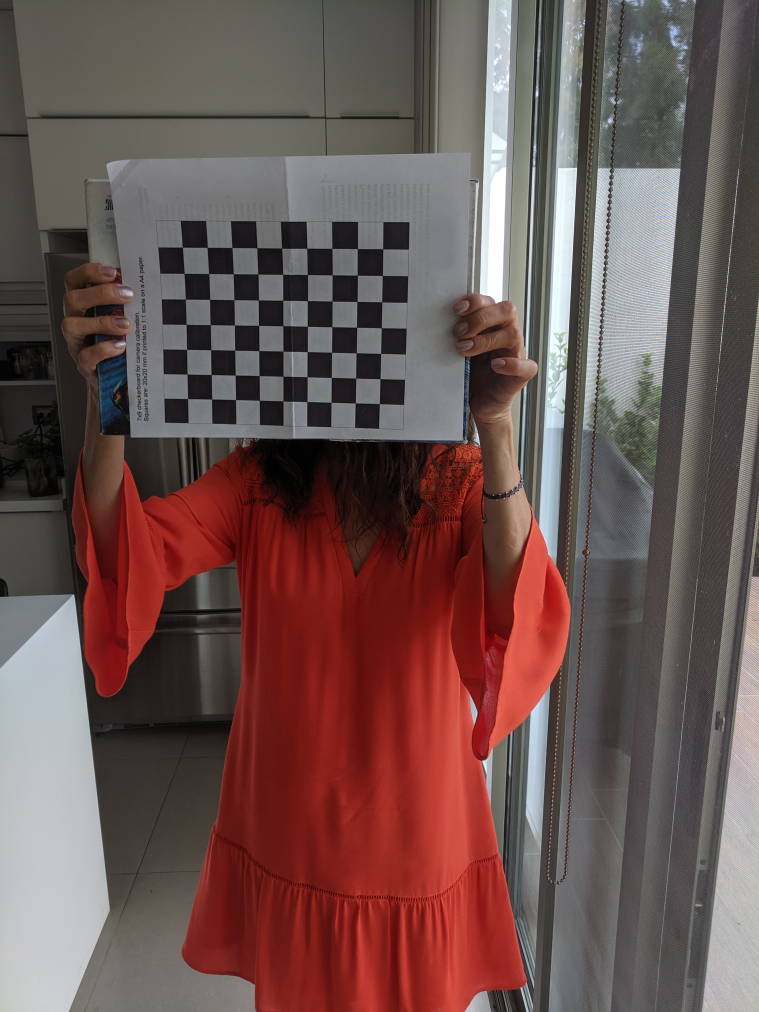
#> input picture P1/images/1.jpg, 3036 x 4048 px (shown at 1/4 size); its folder holds only this picture in this run
$ python calibrate.py
#> lines starting #> are read from the running program, lines starting #| are printed output that depends on the picture; long printed decimals are rounded
import cv2 as cv
import numpy as np
import glob
import math
criteria = (cv.TERM_CRITERIA_EPS + cv.TERM_CRITERIA_MAX_ITER, 30, 0.001)

objpoints = [] # 3d point in real world space
imgpoints = [] # 2d points in image plane.

images = glob.glob('images/*.jpg')
objp = np.zeros((7*9,3), np.float32)
objp[:,:2] = np.mgrid[0:9, 0:7].T.reshape(-1, 2)

for fname in images:
    img = cv.imread(fname)
#> img is the input picture: shape (4048, 3036, 3); mean B, G, R 81.5, 84, 108.2
    gray = cv.cvtColor(img, cv.COLOR_BGR2GRAY)
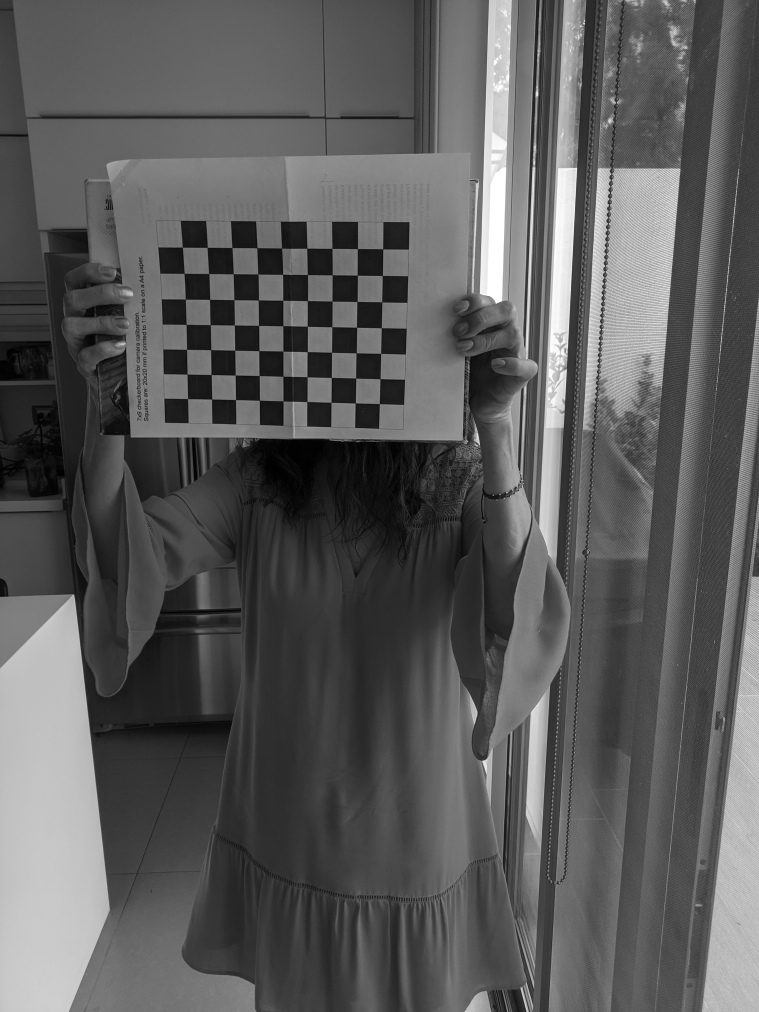
#> gray: shape (4048, 3036) (shown at 1/4 size); min 0, max 255, mean 90.9

    ret, corners = cv.findChessboardCorners(gray, (9, 7), None)
#> ret = True; corners = 63 rows, first 8: [731.3, 990.4], [829.9, 990.7], [928.8, 991.7], [1028.5, 993], [1127.8, 994], [1228.3, 994.6], [1329, 995], [1431.1, 995.5]
    if ret == True:
        objpoints.append(objp)
        imgpoints.append(corners)

        refinedCorners = cv.cornerSubPix(gray, corners, (11, 11), (-1, -1), criteria)
#> refinedCorners = 63 rows, first 8: [730.9, 990.2], [829.9, 990.7], [929.2, 991.8], [1028.8, 992.8], [1127.7, 994], [1228.6, 994.4], [1329, 995], [1430.7, 995.9]
        cv.drawChessboardCorners(img, (9, 7), refinedCorners, ret)
        cv.namedWindow('img', cv.WINDOW_NORMAL)
        cv.resizeWindow('img', 1920, 1080)
        cv.imshow('img', img)
        cv.waitKey(-1)

cv.destroyAllWindows()

ret, mtx, dist, rvecs, tvecs = cv.calibrateCamera(objpoints, imgpoints, gray.shape[::-1], None, None)
#> ret = 0.685; mtx = [[2243.6, 0, 1602.9], [0, 2297.3, 2211.1], [0, 0, 1]]; dist = [[0.138, -0.0919, 0.0586, -0.0184, 0.115]]; rvecs = ([0.178, 0.161, 0.0569],); tvecs = ([-8.44, -12.4, 22.28],)
print(mtx)
#| [[2.24357421e+03 0.00000000e+00 1.60290440e+03]
#|  [0.00000000e+00 2.29734436e+03 2.21110628e+03]
#|  [0.00000000e+00 0.00000000e+00 1.00000000e+00]]

fx = mtx[0][0]
#> fx = 2243.6
fy = mtx[1][1]
#> fy = 2297.3
print(fx, fy)
#| 2243.574 2297.344

x1 = 730
y1 = 990

x2 = 737
y2 = 1094

p = 0.00000155
fx = fx*p*1000
#> fx = 3.48
fy = fy*p*1000
#> fy = 3.56
print(fx, fy)
#| 3.478 3.561

dy1 = y1/fy
#> dy1 = 278
dy2 = y2/fy
#> dy2 = 307.2
dy = dy2-dy1
#> dy = 29.21
print(dy)
#| 29.206

dx1 = x1/fx
#> dx1 = 209.9
dx2 = x2/fx
#> dx2 = 211.9
dx = dx2-dx1
#> dx = 2.01
print(dx)
#| 2.013

h = math.sqrt(dy*dy + dx*dx)
#> h = 29.28
print(h)
#| 29.276

$ run again, on P1/images/13.jpg
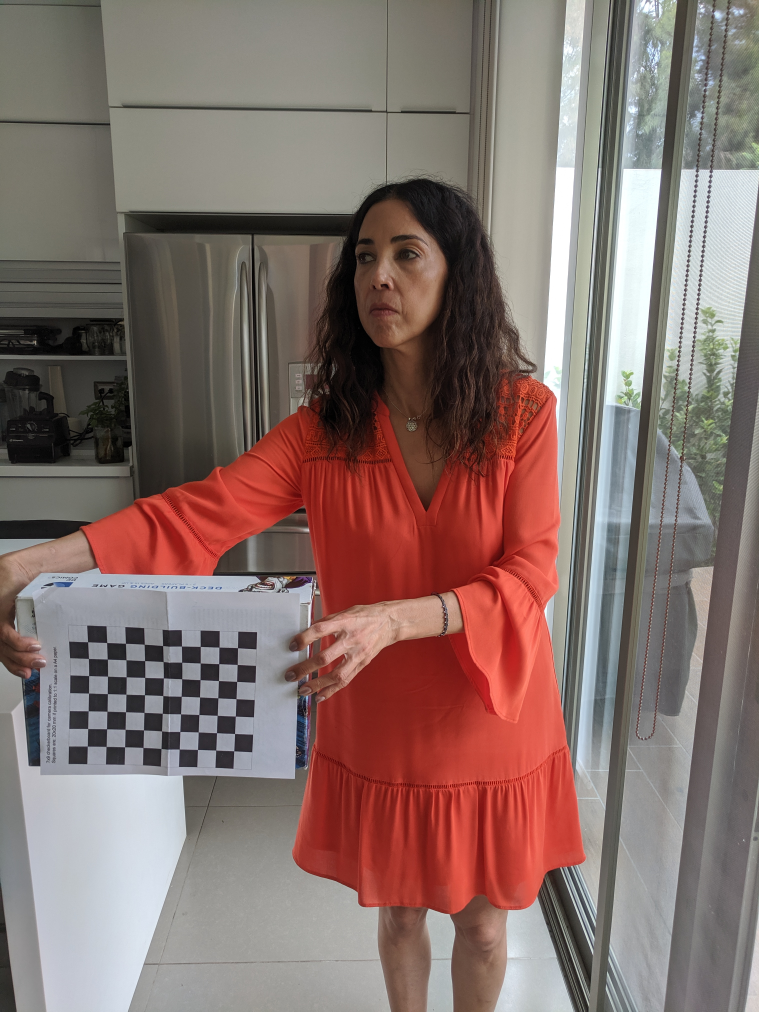
#> input picture P1/images/13.jpg, 3036 x 4048 px (shown at 1/4 size)
#> img is the input picture: shape (4048, 3036, 3); mean B, G, R 107.8, 112.8, 134.3
#> `gray = cv.cvtColor(img, cv.COLOR_BGR2GRAY)`:
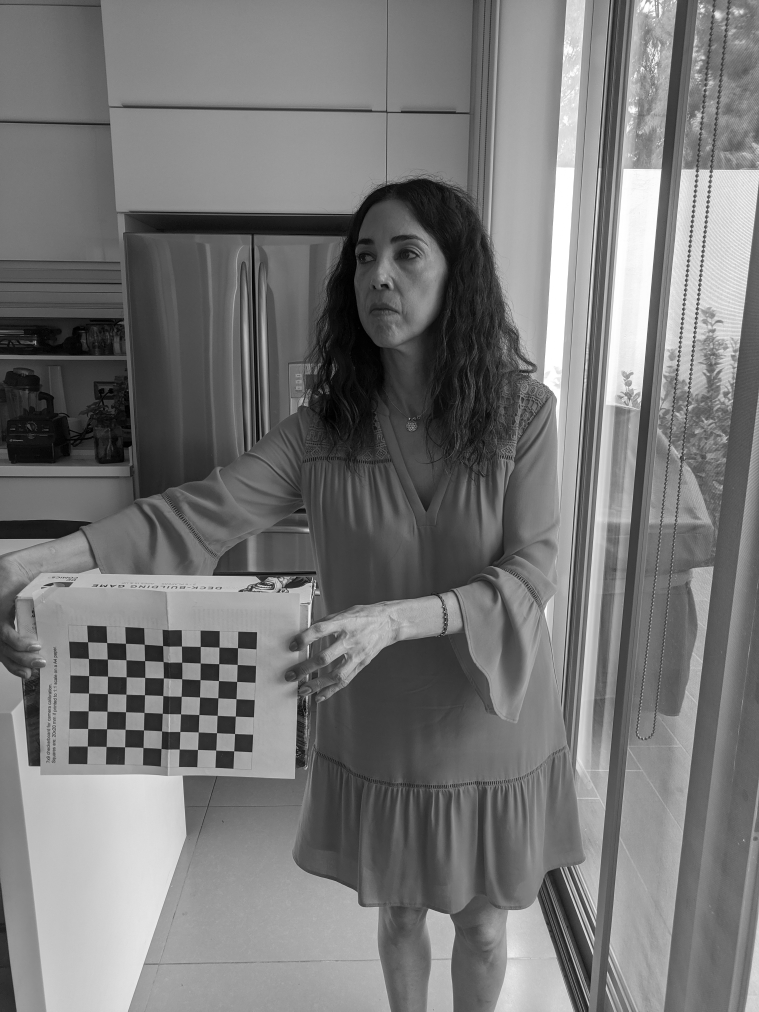
#> gray: shape (4048, 3036) (shown at 1/4 size); min 0, max 255, mean 118.7
#> `ret, corners = cv.findChessboardCorners(gray, (9, 7), None)`: ret = True; corners = 63 rows, first 8: [352.3, 2568.5], [428.6, 2571.4], [503.5, 2574.5], [578.4, 2578], [651.9, 2584], [727.3, 2585.6], [802.2, 2587.3], [877.6, 2589.6]
#> refinedCorners = 63 rows, first 8: [352, 2568.5], [428.3, 2571.4], [503.4, 2574.4], [578.2, 2578.2], [651.9, 2583.8], [727.2, 2585.6], [802.3, 2587.1], [877.3, 2589.7]
#> `ret, mtx, dist, rvecs, tvecs = cv.calibrateCamera(objpoints, imgpoints..`: ret = 1.59; mtx = [[9595.3, 0, 1830.5], [0, 7427.7, 2204.5], [0, 0, 1]]; dist = [[12.33, -516, 0.14, -0.489, 9580.3]]; rvecs = ([0.194, 0.702, 0.00727],); tvecs = ([-15.92, 5.09, 133.8],)
#| [[9.59530891e+03 0.00000000e+00 1.83045622e+03]
#|  [0.00000000e+00 7.42765189e+03 2.20451302e+03]
#|  [0.00000000e+00 0.00000000e+00 1.00000000e+00]]
#> `fx = mtx[0][0]`: fx = 9595.3
#> `fy = mtx[1][1]`: fy = 7427.7
#| 9595.309 7427.652
#> `fx = fx*p*1000`: fx = 14.87
#> `fy = fy*p*1000`: fy = 11.51
#| 14.873 11.513
#> dy1 = 85.99
#> dy2 = 95.02
#> dy = 9.03
#| 9.033
#> dx1 = 49.08
#> dx2 = 49.55
#> dx = 0.471
#| 0.4707
#> h = 9.05
#| 9.046

$ run again, on P1/images/14.jpg
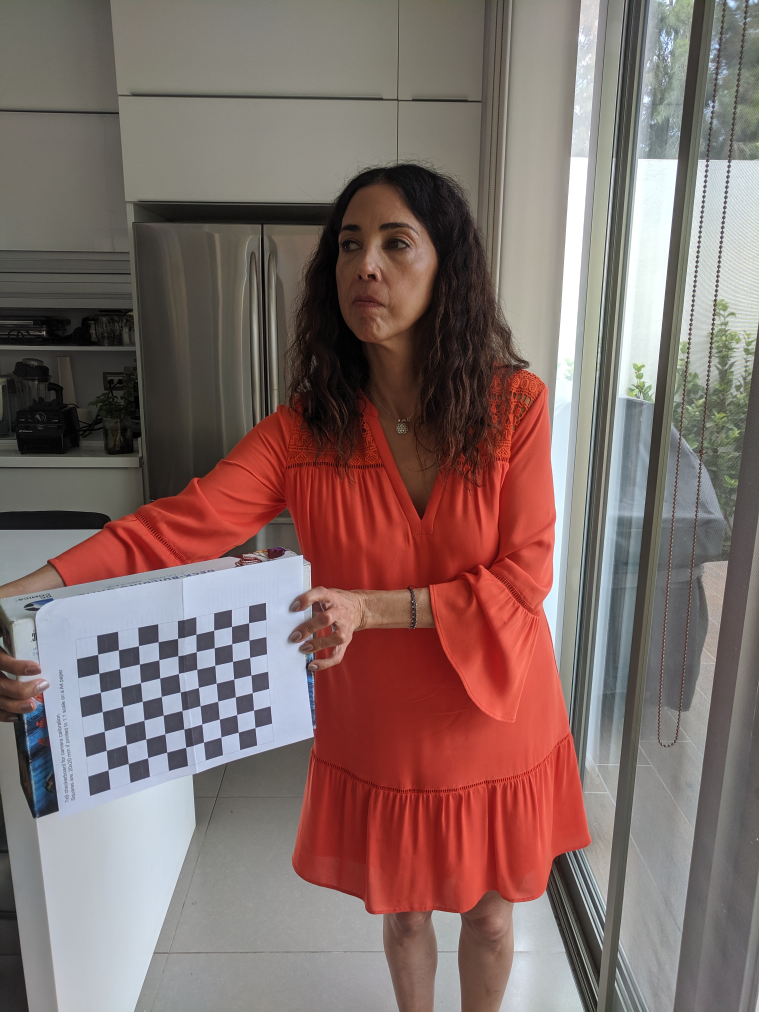
#> input picture P1/images/14.jpg, 3036 x 4048 px (shown at 1/4 size)
#> img is the input picture: shape (4048, 3036, 3); mean B, G, R 105.1, 108.7, 129.4
#> `gray = cv.cvtColor(img, cv.COLOR_BGR2GRAY)`:
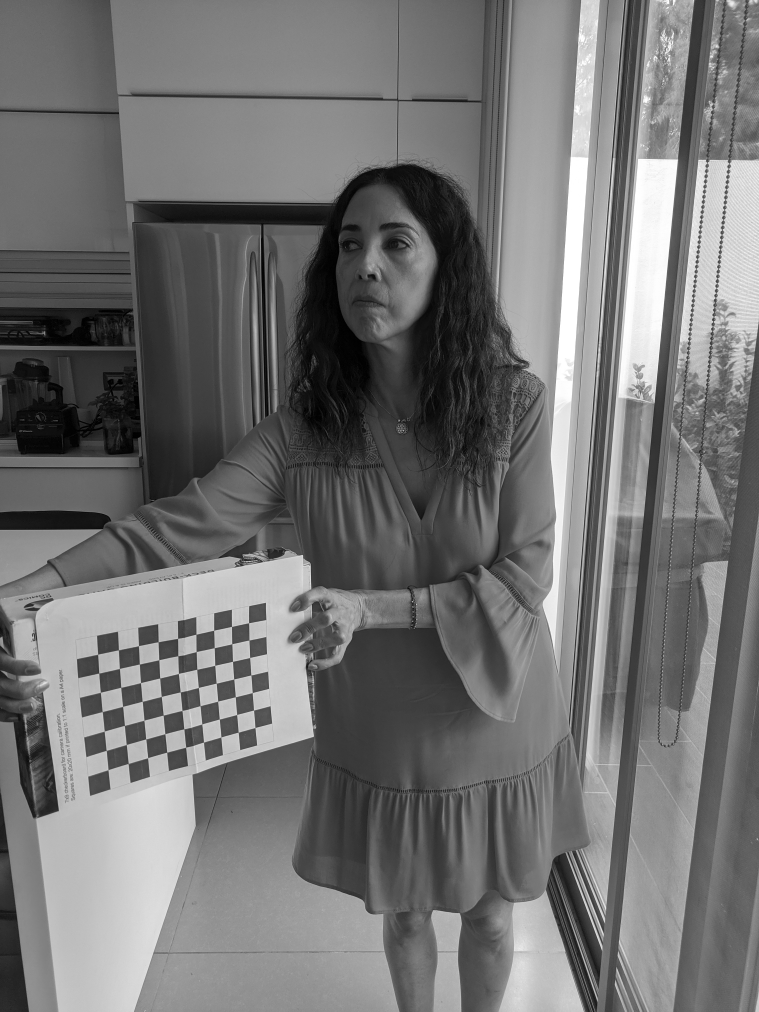
#> gray: shape (4048, 3036) (shown at 1/4 size); min 0, max 255, mean 114.5
#> `ret, corners = cv.findChessboardCorners(gray, (9, 7), None)`: ret = True; corners = 63 rows, first 8: [1021.3, 2911], [954, 2930], [884.9, 2949.1], [815.3, 2969.7], [744.1, 2990.1], [668.1, 3010.1], [592, 3032], [513.8, 3055.3]
#> refinedCorners = 63 rows, first 8: [1021.2, 2911.4], [954, 2930], [885, 2949.3], [815.3, 2969.7], [744.2, 2990.1], [668.4, 3010.2], [592.1, 3032.2], [513.8, 3055.1]
#> `ret, mtx, dist, rvecs, tvecs = cv.calibrateCamera(objpoints, imgpoints..`: ret = 1.27; mtx = [[16658.2, 0, 1589], [0, 5088.1, 2139.1], [0, 0, 1]]; dist = [[3.45, -106, 0.0114, 0.149, 1344.2]]; rvecs = ([-1.84, -0.177, 2.44],); tvecs = ([-2.75, 11.11, 75.82],)
#| [[1.66582479e+04 0.00000000e+00 1.58899260e+03]
#|  [0.00000000e+00 5.08805192e+03 2.13911858e+03]
#|  [0.00000000e+00 0.00000000e+00 1.00000000e+00]]
#> `fx = mtx[0][0]`: fx = 16658.2
#> `fy = mtx[1][1]`: fy = 5088.1
#| 16658.248 5088.052
#> `fx = fx*p*1000`: fx = 25.82
#> `fy = fy*p*1000`: fy = 7.89
#| 25.820 7.886
#> dy1 = 125.5
#> dy2 = 138.7
#> dy = 13.19
#| 13.187
#> dx1 = 28.27
#> dx2 = 28.54
#> dx = 0.271
#| 0.2711
#> h = 13.19
#| 13.190

$ run again, on P1/images/15.jpg
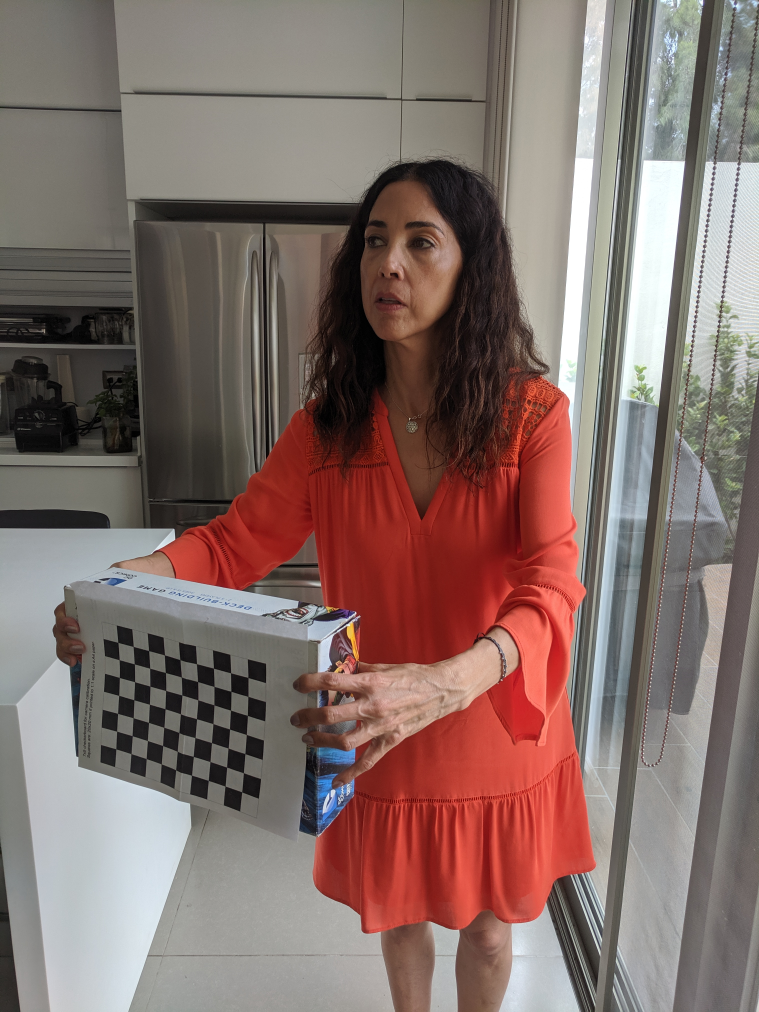
#> input picture P1/images/15.jpg, 3036 x 4048 px (shown at 1/4 size)
#> img is the input picture: shape (4048, 3036, 3); mean B, G, R 105.7, 110.8, 131.7
#> `gray = cv.cvtColor(img, cv.COLOR_BGR2GRAY)`:
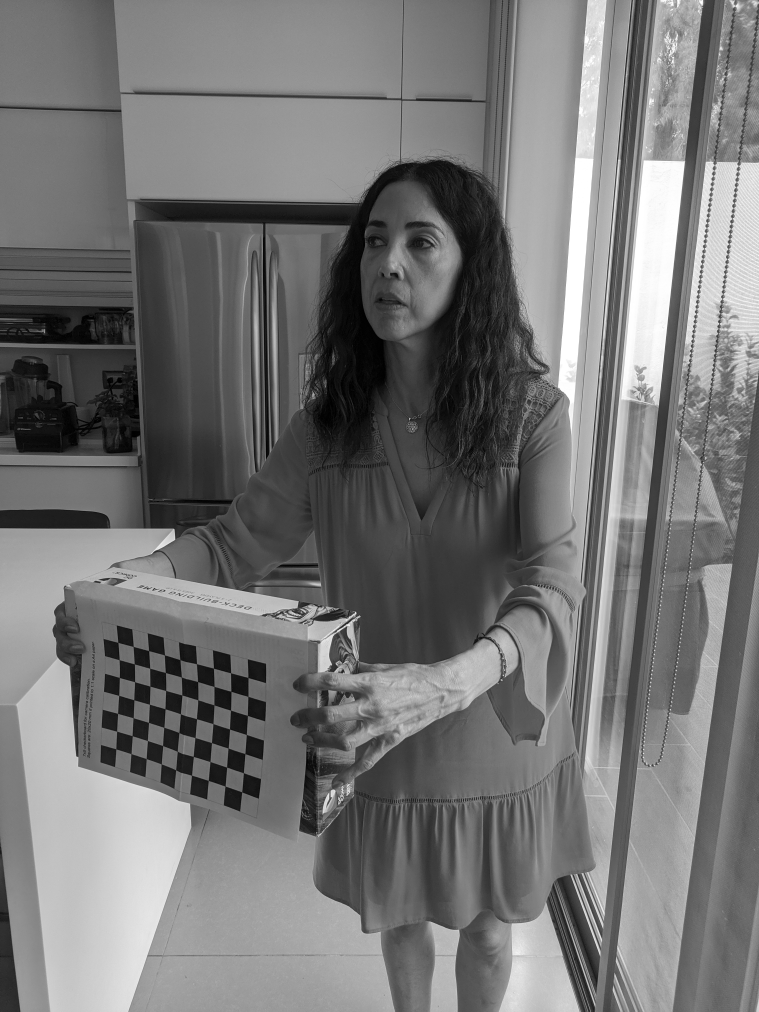
#> gray: shape (4048, 3036) (shown at 1/4 size); min 0, max 255, mean 116.5
#> `ret, corners = cv.findChessboardCorners(gray, (9, 7), None)`: ret = True; corners = 63 rows, first 8: [473, 2571], [533.6, 2587.4], [596.6, 2604.6], [659.6, 2620.9], [721.3, 2640.8], [787.8, 2655.8], [855.1, 2673.4], [923.8, 2692.6]
#> refinedCorners = 63 rows, first 8: [472.9, 2570.9], [534, 2587.3], [595.9, 2603.9], [659.3, 2621.3], [721.2, 2640.2], [787.3, 2656.4], [855.3, 2674], [923.6, 2692.6]
#> `ret, mtx, dist, rvecs, tvecs = cv.calibrateCamera(objpoints, imgpoints..`: ret = 1.44; mtx = [[11784.2, 0, 1851], [0, 6054.9, 2020.4], [0, 0, 1]]; dist = [[-6.92, 204.7, -0.185, -0.0826, -1637.9]]; rvecs = ([0.133, 1.07, 0.0802],); tvecs = ([-8.88, 7.41, 70.63],)
#| [[1.17841515e+04 0.00000000e+00 1.85103352e+03]
#|  [0.00000000e+00 6.05488148e+03 2.02035031e+03]
#|  [0.00000000e+00 0.00000000e+00 1.00000000e+00]]
#> `fx = mtx[0][0]`: fx = 11784.2
#> `fy = mtx[1][1]`: fy = 6054.9
#| 11784.152 6054.881
#> `fx = fx*p*1000`: fx = 18.27
#> `fy = fy*p*1000`: fy = 9.39
#| 18.265 9.385
#> dy1 = 105.5
#> dy2 = 116.6
#> dy = 11.08
#| 11.081
#> dx1 = 39.97
#> dx2 = 40.35
#> dx = 0.383
#| 0.3832
#> h = 11.09
#| 11.088

$ run again, on P1/images/10.jpg
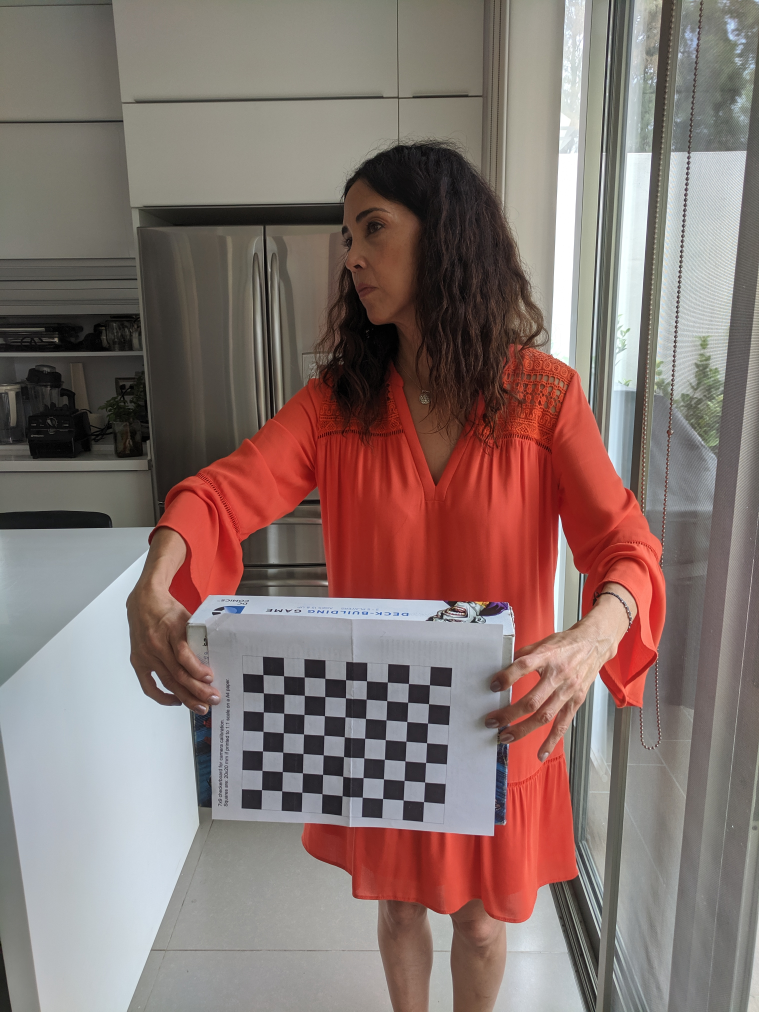
#> input picture P1/images/10.jpg, 3036 x 4048 px (shown at 1/4 size)
#> img is the input picture: shape (4048, 3036, 3); mean B, G, R 110.9, 115.3, 134
#> `gray = cv.cvtColor(img, cv.COLOR_BGR2GRAY)`:
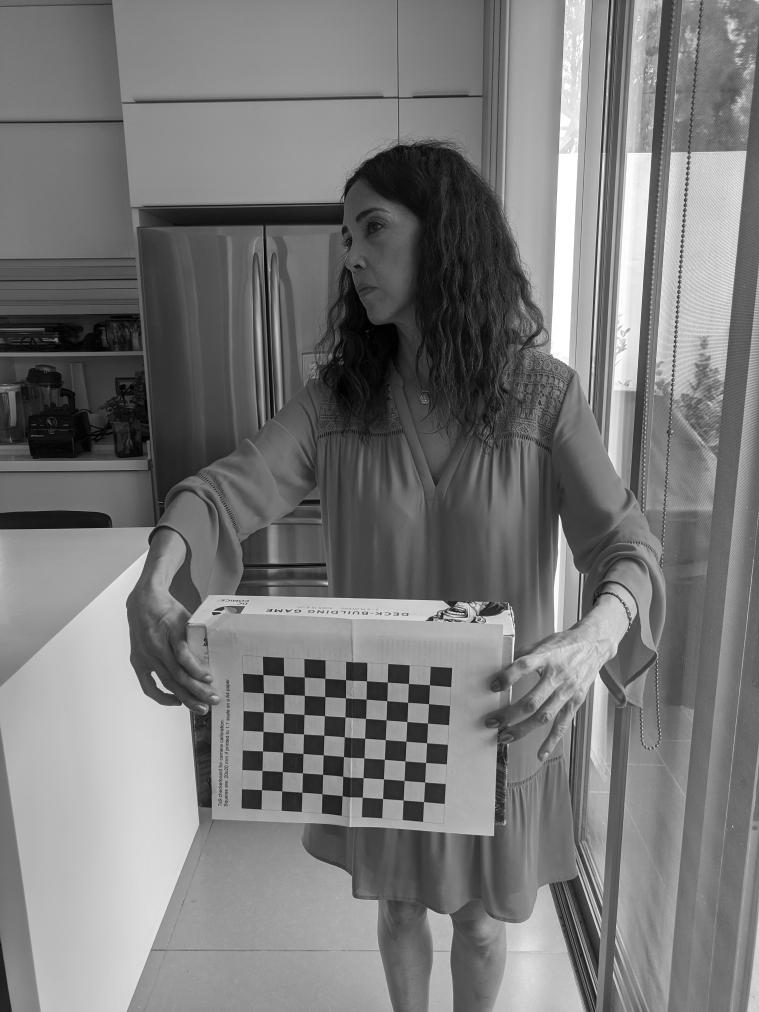
#> gray: shape (4048, 3036) (shown at 1/4 size); min 0, max 255, mean 120.4
#> `ret, corners = cv.findChessboardCorners(gray, (9, 7), None)`: ret = True; corners = 63 rows, first 8: [1052.7, 2699.3], [1135.4, 2704.5], [1218.1, 2709.4], [1301, 2714.6], [1383.6, 2720.4], [1467.5, 2724.4], [1550.5, 2729.5], [1635.1, 2735.1]
#> refinedCorners = 63 rows, first 8: [1053.1, 2699.6], [1135.5, 2704.4], [1218.3, 2709.3], [1300.9, 2714.5], [1383.8, 2720.4], [1467.2, 2724.5], [1550.6, 2729.4], [1634.9, 2735]
#> `ret, mtx, dist, rvecs, tvecs = cv.calibrateCamera(objpoints, imgpoints..`: ret = 1.04; mtx = [[5110.8, 0, 1630], [0, 4291.6, 1647.1], [0, 0, 1]]; dist = [[-6.68, 57.74, 0.344, -0.103, -191.7]]; rvecs = ([0.278, 0.242, 0.015],); tvecs = ([-6.36, 13.37, 56.64],)
#| [[5.11080374e+03 0.00000000e+00 1.63000041e+03]
#|  [0.00000000e+00 4.29158247e+03 1.64706038e+03]
#|  [0.00000000e+00 0.00000000e+00 1.00000000e+00]]
#> `fx = mtx[0][0]`: fx = 5110.8
#> `fy = mtx[1][1]`: fy = 4291.6
#| 5110.804 4291.582
#> `fx = fx*p*1000`: fx = 7.92
#> `fy = fy*p*1000`: fy = 6.65
#| 7.922 6.652
#> dy1 = 148.8
#> dy2 = 164.5
#> dy = 15.63
#| 15.635
#> dx1 = 92.15
#> dx2 = 93.04
#> dx = 0.884
#| 0.8836
#> h = 15.66
#| 15.659
